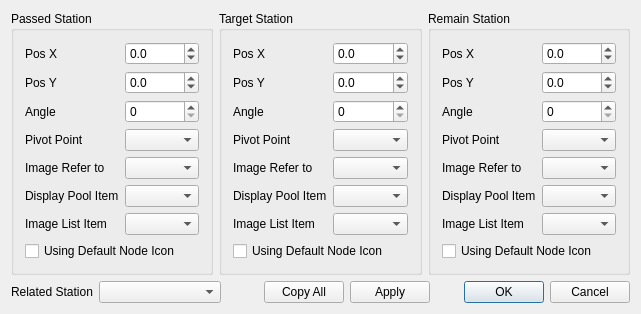
<?xml version="1.0" encoding="UTF-8"?>
<ui version="4.0">
 <class>NodePropertyDlg</class>
 <widget class="QDialog" name="NodePropertyDlg">
  <property name="geometry">
   <rect>
    <x>0</x>
    <y>0</y>
    <width>641</width>
    <height>285</height>
   </rect>
  </property>
  <property name="windowTitle">
   <string>Property</string>
  </property>
  <layout class="QVBoxLayout" name="verticalLayout_3" stretch="1,0">
   <item>
    <layout class="QHBoxLayout" name="horizontalLayout">
     <item>
      <widget class="QGroupBox" name="groupBox">
       <property name="title">
        <string>Passed Station</string>
       </property>
       <layout class="QGridLayout" name="gridLayout_2">
        <item row="0" column="0">
         <layout class="QGridLayout" name="gridLayout" columnstretch="0,1">
          <item row="6" column="1">
           <widget class="QIndexComboBox" name="comboImgListPool_P"/>
          </item>
          <item row="0" column="1">
           <widget class="QDoubleSpinBox" name="spPosX_P">
            <property name="decimals">
             <number>1</number>
            </property>
            <property name="minimum">
             <double>-9999.000000000000000</double>
            </property>
            <property name="maximum">
             <double>9999.000000000000000</double>
            </property>
           </widget>
          </item>
          <item row="0" column="0">
           <widget class="QLabel" name="label">
            <property name="text">
             <string>Pos X</string>
            </property>
            <property name="buddy">
             <cstring>spPosX_P</cstring>
            </property>
           </widget>
          </item>
          <item row="2" column="0">
           <widget class="QLabel" name="labelAngle_P">
            <property name="text">
             <string>Angle</string>
            </property>
            <property name="buddy">
             <cstring>spAngle_P</cstring>
            </property>
           </widget>
          </item>
          <item row="1" column="0">
           <widget class="QLabel" name="label_2">
            <property name="text">
             <string>Pos Y</string>
            </property>
            <property name="buddy">
             <cstring>spPosY_P</cstring>
            </property>
           </widget>
          </item>
          <item row="1" column="1">
           <widget class="QDoubleSpinBox" name="spPosY_P">
            <property name="decimals">
             <number>1</number>
            </property>
            <property name="minimum">
             <double>-9999.000000000000000</double>
            </property>
            <property name="maximum">
             <double>9999.000000000000000</double>
            </property>
           </widget>
          </item>
          <item row="3" column="1">
           <widget class="QComboBox" name="comboPivot_P"/>
          </item>
          <item row="4" column="1">
           <widget class="QComboBox" name="comboType_P"/>
          </item>
          <item row="3" column="0">
           <widget class="QLabel" name="label_5">
            <property name="text">
             <string>Pivot Point</string>
            </property>
            <property name="buddy">
             <cstring>comboPivot_P</cstring>
            </property>
           </widget>
          </item>
          <item row="4" column="0">
           <widget class="QLabel" name="label_4">
            <property name="text">
             <string>Image Refer to</string>
            </property>
            <property name="buddy">
             <cstring>comboType_P</cstring>
            </property>
           </widget>
          </item>
          <item row="2" column="1">
           <widget class="QDoubleSpinBox" name="spAngle_P">
            <property name="decimals">
             <number>0</number>
            </property>
            <property name="maximum">
             <double>360.000000000000000</double>
            </property>
           </widget>
          </item>
          <item row="6" column="0">
           <widget class="QLabel" name="label_22">
            <property name="text">
             <string>Image List Item</string>
            </property>
            <property name="buddy">
             <cstring>comboImgListPool_P</cstring>
            </property>
           </widget>
          </item>
          <item row="5" column="1">
           <widget class="QIndexComboBox" name="comboDisplayPool_P"/>
          </item>
          <item row="5" column="0">
           <widget class="QLabel" name="label_6">
            <property name="text">
             <string>Display Pool Item</string>
            </property>
            <property name="buddy">
             <cstring>comboDisplayPool_P</cstring>
            </property>
           </widget>
          </item>
          <item row="7" column="0" colspan="2">
           <widget class="QCheckBox" name="chkUseDefaultSpot_P">
            <property name="text">
             <string>Using Default Node Icon</string>
            </property>
           </widget>
          </item>
         </layout>
        </item>
       </layout>
      </widget>
     </item>
     <item>
      <widget class="QGroupBox" name="groupBox_2">
       <property name="title">
        <string>Target Station</string>
       </property>
       <layout class="QGridLayout" name="gridLayout_3">
        <item row="0" column="0">
         <layout class="QGridLayout" name="gridLayout_4" columnstretch="0,1">
          <item row="0" column="0">
           <widget class="QLabel" name="label_7">
            <property name="text">
             <string>Pos X</string>
            </property>
            <property name="buddy">
             <cstring>spPosX_T</cstring>
            </property>
           </widget>
          </item>
          <item row="0" column="1">
           <widget class="QDoubleSpinBox" name="spPosX_T">
            <property name="decimals">
             <number>1</number>
            </property>
            <property name="minimum">
             <double>-9999.000000000000000</double>
            </property>
            <property name="maximum">
             <double>9999.000000000000000</double>
            </property>
           </widget>
          </item>
          <item row="1" column="1">
           <widget class="QDoubleSpinBox" name="spPosY_T">
            <property name="decimals">
             <number>1</number>
            </property>
            <property name="minimum">
             <double>-9999.000000000000000</double>
            </property>
            <property name="maximum">
             <double>9999.000000000000000</double>
            </property>
           </widget>
          </item>
          <item row="2" column="0">
           <widget class="QLabel" name="labelAngle_T">
            <property name="text">
             <string>Angle</string>
            </property>
            <property name="buddy">
             <cstring>spAngle_T</cstring>
            </property>
           </widget>
          </item>
          <item row="1" column="0">
           <widget class="QLabel" name="label_8">
            <property name="text">
             <string>Pos Y</string>
            </property>
            <property name="buddy">
             <cstring>spPosY_T</cstring>
            </property>
           </widget>
          </item>
          <item row="4" column="1">
           <widget class="QComboBox" name="comboType_T"/>
          </item>
          <item row="3" column="0">
           <widget class="QLabel" name="label_10">
            <property name="text">
             <string>Pivot Point</string>
            </property>
            <property name="buddy">
             <cstring>comboPivot_T</cstring>
            </property>
           </widget>
          </item>
          <item row="3" column="1">
           <widget class="QComboBox" name="comboPivot_T"/>
          </item>
          <item row="4" column="0">
           <widget class="QLabel" name="label_11">
            <property name="text">
             <string>Image Refer to</string>
            </property>
            <property name="buddy">
             <cstring>comboType_T</cstring>
            </property>
           </widget>
          </item>
          <item row="2" column="1">
           <widget class="QDoubleSpinBox" name="spAngle_T">
            <property name="decimals">
             <number>0</number>
            </property>
            <property name="maximum">
             <double>360.000000000000000</double>
            </property>
           </widget>
          </item>
          <item row="6" column="0">
           <widget class="QLabel" name="label_23">
            <property name="text">
             <string>Image List Item</string>
            </property>
            <property name="buddy">
             <cstring>comboImgListPool_T</cstring>
            </property>
           </widget>
          </item>
          <item row="6" column="1">
           <widget class="QIndexComboBox" name="comboImgListPool_T"/>
          </item>
          <item row="5" column="1">
           <widget class="QIndexComboBox" name="comboDisplayPool_T"/>
          </item>
          <item row="5" column="0">
           <widget class="QLabel" name="label_12">
            <property name="text">
             <string>Display Pool Item</string>
            </property>
            <property name="buddy">
             <cstring>comboDisplayPool_T</cstring>
            </property>
           </widget>
          </item>
          <item row="7" column="0" colspan="2">
           <widget class="QCheckBox" name="chkUseDefaultSpot_T">
            <property name="text">
             <string>Using Default Node Icon</string>
            </property>
           </widget>
          </item>
         </layout>
        </item>
       </layout>
      </widget>
     </item>
     <item>
      <widget class="QGroupBox" name="groupBox_3">
       <property name="title">
        <string>Remain Station</string>
       </property>
       <layout class="QGridLayout" name="gridLayout_5">
        <item row="0" column="0">
         <layout class="QGridLayout" name="gridLayout_6" columnstretch="0,1">
          <item row="6" column="1">
           <widget class="QIndexComboBox" name="comboImgListPool_R"/>
          </item>
          <item row="5" column="1">
           <widget class="QIndexComboBox" name="comboDisplayPool_R"/>
          </item>
          <item row="6" column="0">
           <widget class="QLabel" name="label_24">
            <property name="text">
             <string>Image List Item</string>
            </property>
            <property name="buddy">
             <cstring>comboImgListPool_R</cstring>
            </property>
           </widget>
          </item>
          <item row="0" column="1">
           <widget class="QDoubleSpinBox" name="spPosX_R">
            <property name="decimals">
             <number>1</number>
            </property>
            <property name="minimum">
             <double>-9999.000000000000000</double>
            </property>
            <property name="maximum">
             <double>9999.000000000000000</double>
            </property>
           </widget>
          </item>
          <item row="1" column="0">
           <widget class="QLabel" name="label_14">
            <property name="text">
             <string>Pos Y</string>
            </property>
            <property name="buddy">
             <cstring>spPosY_R</cstring>
            </property>
           </widget>
          </item>
          <item row="0" column="0">
           <widget class="QLabel" name="label_13">
            <property name="text">
             <string>Pos X</string>
            </property>
            <property name="buddy">
             <cstring>spPosX_R</cstring>
            </property>
           </widget>
          </item>
          <item row="1" column="1">
           <widget class="QDoubleSpinBox" name="spPosY_R">
            <property name="decimals">
             <number>1</number>
            </property>
            <property name="minimum">
             <double>-9999.000000000000000</double>
            </property>
            <property name="maximum">
             <double>9999.000000000000000</double>
            </property>
           </widget>
          </item>
          <item row="3" column="0">
           <widget class="QLabel" name="label_16">
            <property name="text">
             <string>Pivot Point</string>
            </property>
            <property name="buddy">
             <cstring>comboPivot_R</cstring>
            </property>
           </widget>
          </item>
          <item row="2" column="1">
           <widget class="QDoubleSpinBox" name="spAngle_R">
            <property name="decimals">
             <number>0</number>
            </property>
            <property name="maximum">
             <double>360.000000000000000</double>
            </property>
           </widget>
          </item>
          <item row="2" column="0">
           <widget class="QLabel" name="labelAngle_R">
            <property name="text">
             <string>Angle</string>
            </property>
            <property name="buddy">
             <cstring>spAngle_R</cstring>
            </property>
           </widget>
          </item>
          <item row="3" column="1">
           <widget class="QComboBox" name="comboPivot_R"/>
          </item>
          <item row="4" column="1">
           <widget class="QComboBox" name="comboType_R"/>
          </item>
          <item row="4" column="0">
           <widget class="QLabel" name="label_17">
            <property name="text">
             <string>Image Refer to</string>
            </property>
            <property name="buddy">
             <cstring>comboType_R</cstring>
            </property>
           </widget>
          </item>
          <item row="5" column="0">
           <widget class="QLabel" name="label_18">
            <property name="text">
             <string>Display Pool Item</string>
            </property>
            <property name="buddy">
             <cstring>comboDisplayPool_R</cstring>
            </property>
           </widget>
          </item>
          <item row="7" column="0" colspan="2">
           <widget class="QCheckBox" name="chkUseDefaultSpot_R">
            <property name="text">
             <string>Using Default Node Icon</string>
            </property>
           </widget>
          </item>
         </layout>
        </item>
       </layout>
      </widget>
     </item>
    </layout>
   </item>
   <item>
    <layout class="QHBoxLayout" name="horizontalLayout_21" stretch="0,1,0,3">
     <item>
      <widget class="QLabel" name="labelStationInfo">
       <property name="text">
        <string>Related Station</string>
       </property>
       <property name="buddy">
        <cstring>comboStationInfo</cstring>
       </property>
      </widget>
     </item>
     <item>
      <widget class="QIndexComboBox" name="comboStationInfo"/>
     </item>
     <item>
      <spacer name="horizontalSpacer_2">
       <property name="orientation">
        <enum>Qt::Horizontal</enum>
       </property>
       <property name="sizeHint" stdset="0">
        <size>
         <width>37</width>
         <height>17</height>
        </size>
       </property>
      </spacer>
     </item>
     <item>
      <layout class="QHBoxLayout" name="horizontalLayout_14">
       <item>
        <widget class="QPushButton" name="btnCopyAll">
         <property name="text">
          <string>Copy All</string>
         </property>
        </widget>
       </item>
       <item>
        <widget class="QPushButton" name="btnApply">
         <property name="text">
          <string>Apply</string>
         </property>
        </widget>
       </item>
       <item>
        <spacer name="horizontalSpacer">
         <property name="orientation">
          <enum>Qt::Horizontal</enum>
         </property>
         <property name="sizeHint" stdset="0">
          <size>
           <width>40</width>
           <height>20</height>
          </size>
         </property>
        </spacer>
       </item>
       <item>
        <widget class="QDialogButtonBox" name="buttonBox">
         <property name="standardButtons">
          <set>QDialogButtonBox::Cancel|QDialogButtonBox::Ok</set>
         </property>
        </widget>
       </item>
      </layout>
     </item>
    </layout>
   </item>
  </layout>
 </widget>
 <layoutdefault spacing="6" margin="11"/>
 <customwidgets>
  <customwidget>
   <class>QIndexComboBox</class>
   <extends>QComboBox</extends>
   <header>qindexcombobox.h</header>
  </customwidget>
 </customwidgets>
 <tabstops>
  <tabstop>spPosX_P</tabstop>
  <tabstop>spPosY_P</tabstop>
  <tabstop>spAngle_P</tabstop>
  <tabstop>comboPivot_P</tabstop>
  <tabstop>comboType_P</tabstop>
  <tabstop>comboDisplayPool_P</tabstop>
  <tabstop>comboImgListPool_P</tabstop>
  <tabstop>chkUseDefaultSpot_P</tabstop>
  <tabstop>spPosX_T</tabstop>
  <tabstop>spPosY_T</tabstop>
  <tabstop>spAngle_T</tabstop>
  <tabstop>comboPivot_T</tabstop>
  <tabstop>comboType_T</tabstop>
  <tabstop>comboDisplayPool_T</tabstop>
  <tabstop>comboImgListPool_T</tabstop>
  <tabstop>chkUseDefaultSpot_T</tabstop>
  <tabstop>spPosX_R</tabstop>
  <tabstop>spPosY_R</tabstop>
  <tabstop>spAngle_R</tabstop>
  <tabstop>comboPivot_R</tabstop>
  <tabstop>comboType_R</tabstop>
  <tabstop>comboDisplayPool_R</tabstop>
  <tabstop>comboImgListPool_R</tabstop>
  <tabstop>chkUseDefaultSpot_R</tabstop>
  <tabstop>comboStationInfo</tabstop>
  <tabstop>btnCopyAll</tabstop>
  <tabstop>btnApply</tabstop>
 </tabstops>
 <resources/>
 <connections/>
</ui>
